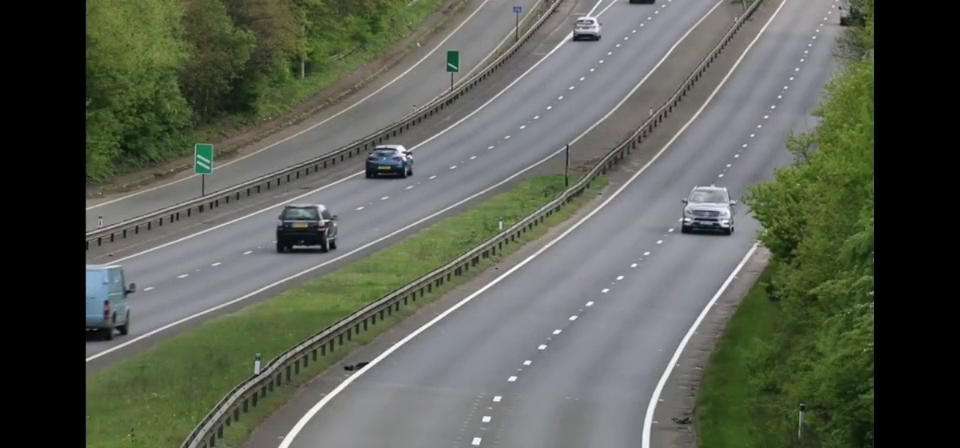
#> input picture frame 37 of Computer_Vision_test/traffic1.mp4, 960 x 448 px
$ python Object_Tracking.py
#> lines starting #> are read from the running program, lines starting #| are printed output that depends on the picture; after the words box and inside, x2 and y2 are one past the last pixel; in counts of white or black regions, pixels touching at a corner belong together
'''
Meanshift Method
Camshift Method
'''
import numpy as np
import cv2

x, y, width, height = 300,200, 80,50  #  718    136
#setup intitial location of window
track_window = (x, y, width, height)


cap = cv2.VideoCapture('traffic1.mp4')
# take first frame of the video
ret, frame = cap.read()
#> frame is the input picture: shape (448, 960, 3); mean B, G, R 82.8, 93.7, 89.1

def my_click(event, recx,recy, flag, param):
    if event == cv2.EVENT_LBUTTONDOWN:
        x = recx
        y = recy
        cv2.rectangle(frame, (x, y), (x + width, y + height), 255, 3)
        cv2.imshow('vehicle_location',frame)
        print(x, '  ', y)
        track_window = (x, y, width, height)
        print(track_window)

cv2.imshow('vehicle_location',frame)
cv2.setMouseCallback('vehicle_location', my_click)
cv2.waitKey(0)

#set up the ROI for tracking
roi = frame[y: y+ height, x:x+width]
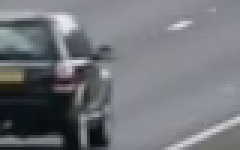
#> roi: shape (50, 80, 3) (shown 3 times larger); mean B, G, R 122.3, 117.1, 114.8
hsv_roi = cv2.cvtColor(roi, cv2.COLOR_BGR2HSV)
#> hsv_roi: shape (50, 80, 3); mean H, S, V 108.8, 25.9, 122.8
mask = cv2.inRange(hsv_roi, np.array((0, 60, 32)), np.array((180,255,255)))
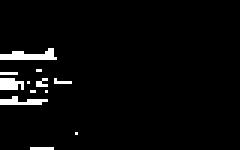
#> mask: shape (50, 80) (shown 3 times larger); 3.5% white in thin lines or dots, all inside (x1, y1, x2, y2) = (0, 16, 26, 50)
roi_hist = cv2.calcHist([hsv_roi], [0], mask, [180], [0,180])
#> roi_hist = 180 values, max 27 at index 100, min 0 at index 0, mean 0.767
cv2.normalize(roi_hist, roi_hist, 0, 255, cv2.NORM_MINMAX)

track_window = (713, 148, 80, 50)
# setup the terminiation criteria, either ten iteration or move by at least 1 pt
term_crit = (cv2.TERM_CRITERIA_EPS | cv2.TERM_CRITERIA_COUNT, 10, 1)
cv2.imshow('roi', roi)
while(1):
    ret, frame = cap.read()
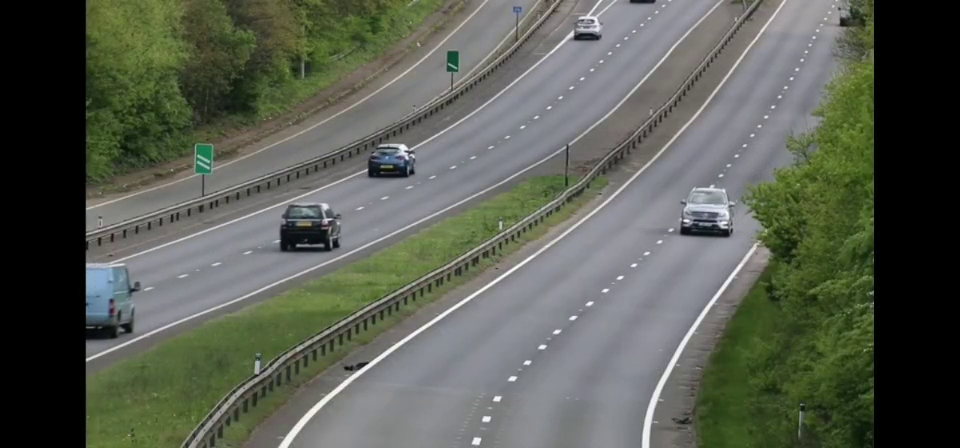
#> input picture frame 38 of Computer_Vision_test/traffic1.mp4, 960 x 448 px
#> frame is the input picture: shape (448, 960, 3); mean B, G, R 82.7, 93.7, 89
    if ret == True:
        hsv = cv2.cvtColor(frame, cv2.COLOR_BGR2HSV)
#> hsv: shape (448, 960, 3); mean H, S, V 55.2, 46.8, 96.5
        dst = cv2.calcBackProject([hsv], [0], roi_hist, [0,180], 1)
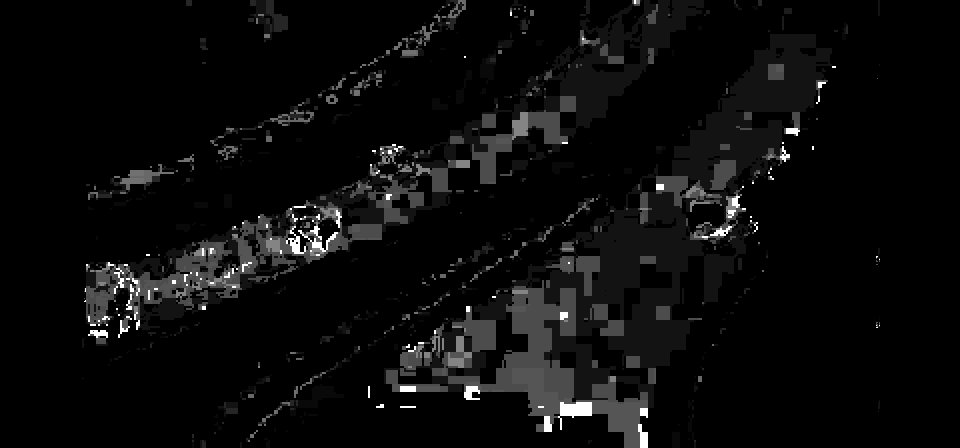
#> dst: shape (448, 960); min 0, max 255, mean 11.4
        #apply menshift to get new location
        ret, track_window = cv2.meanShift(dst, track_window, term_crit)
#> ret = 10; track_window = (670, 152, 80, 50)

        # Draw it on image
        x, y, w, h = track_window
#> x = 670; y = 152; w = 80; h = 50
        final_image = cv2.rectangle(frame,(x, y), (x+w,y+h), 255, 3)

        cv2.imshow('dst', dst)
        cv2.imshow('final_image', final_image)

        k = cv2.waitKey(30)
#> (key q is pressed here)
        if k == ord('q') or k == 27:
            break
    else:
        break

cap.release()
cv2.destroyAllWindows()

$ run again, starting later in the video
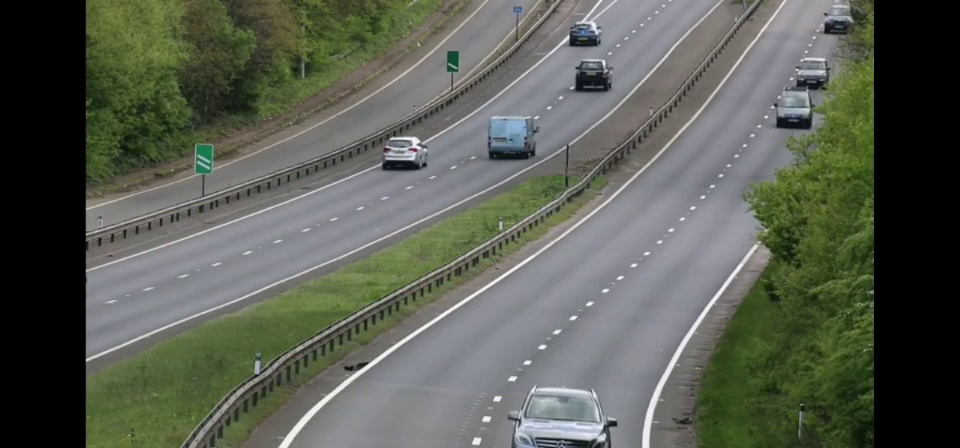
#> input picture frame 166 of Computer_Vision_test/traffic1.mp4, 960 x 448 px
#> frame is the input picture: shape (448, 960, 3); mean B, G, R 83.1, 93.8, 89.3
#> `roi = frame[y: y+ height, x:x+width]`:
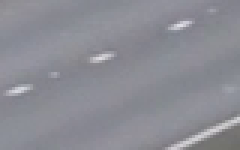
#> roi: shape (50, 80, 3) (shown 3 times larger); mean B, G, R 148.3, 140.5, 139.8
#> hsv_roi: shape (50, 80, 3); mean H, S, V 117.2, 15.3, 148.3
#> mask: shape (50, 80); every value is 0
#> roi_hist = 180 values from 0 to 0
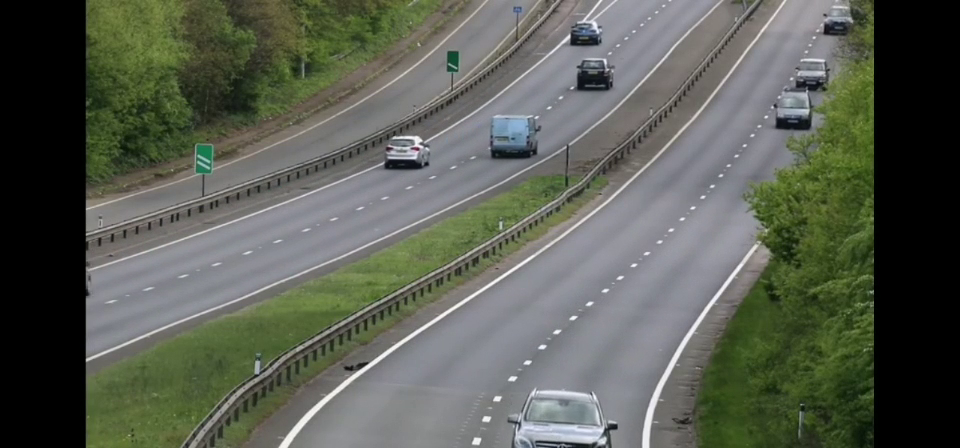
#> input picture frame 167 of Computer_Vision_test/traffic1.mp4, 960 x 448 px
#> frame is the input picture: shape (448, 960, 3); mean B, G, R 83.2, 93.9, 89.4
#> hsv: shape (448, 960, 3); mean H, S, V 55.5, 46.3, 96.7
#> dst: shape (448, 960); every value is 0
#> ret = 0; track_window = (713, 148, 80, 50)
#> x = 713; y = 148; w = 80; h = 50

$ run again, starting later in the video
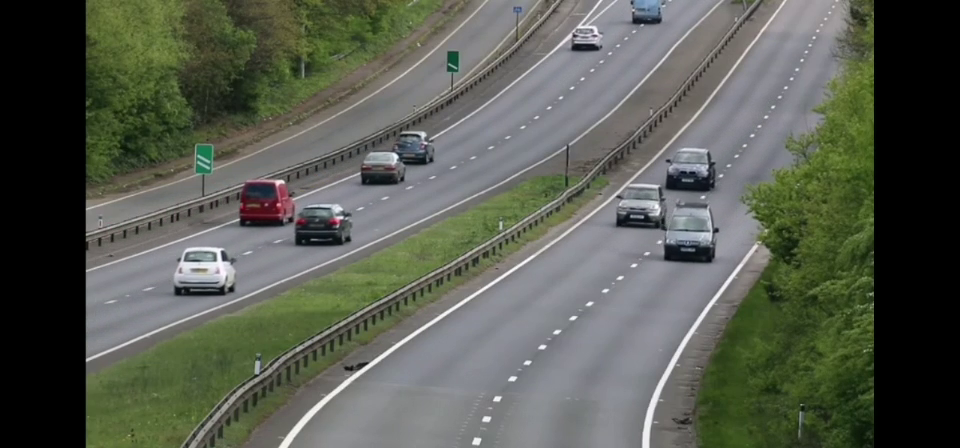
#> input picture frame 296 of Computer_Vision_test/traffic1.mp4, 960 x 448 px
#> frame is the input picture: shape (448, 960, 3); mean B, G, R 81.4, 92.2, 87.9
#> hsv_roi: shape (50, 80, 3); mean H, S, V 110.8, 37.3, 113.3
#> `mask = cv2.inRange(hsv_roi, np.array((0, 60, 32)), np.array((180,255,2..`:
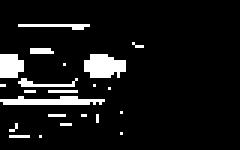
#> mask: shape (50, 80) (shown 3 times larger); 8.5% white; 22 white regions (17 under 20 px), largest, box (x1, y1, x2, y2) and area: (28, 18, 42, 26) 87, (0, 32, 35, 35) 74, (0, 18, 8, 26) 56, (6, 8, 30, 10) 28, (6, 26, 26, 29) 27
#> roi_hist = 180 values, max 45 at index 102, min 0 at index 0, mean 1.88
#> hsv: shape (448, 960, 3); mean H, S, V 56.4, 46.7, 95.1
#> `dst = cv2.calcBackProject([hsv], [0], roi_hist, [0,180], 1)`:
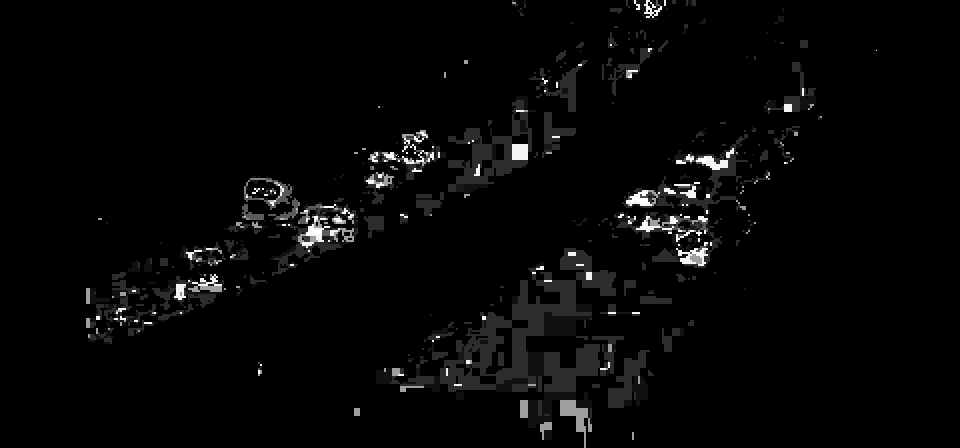
#> dst: shape (448, 960); min 0, max 255, mean 6.6
#> ret = 5; track_window = (668, 140, 80, 50)
#> x = 668; y = 140; w = 80; h = 50
